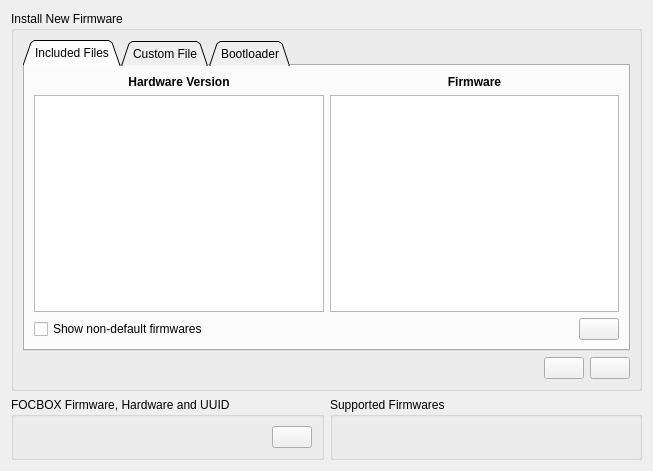
<?xml version="1.0" encoding="UTF-8"?>
<ui version="4.0">
 <class>PageFirmware</class>
 <widget class="QWidget" name="PageFirmware">
  <property name="geometry">
   <rect>
    <x>0</x>
    <y>0</y>
    <width>653</width>
    <height>471</height>
   </rect>
  </property>
  <property name="windowTitle">
   <string>Form</string>
  </property>
  <layout class="QVBoxLayout" name="verticalLayout_4">
   <item>
    <widget class="QGroupBox" name="groupBox">
     <property name="title">
      <string>Install New Firmware</string>
     </property>
     <layout class="QVBoxLayout" name="verticalLayout_3">
      <item>
       <widget class="QTabWidget" name="fwTabWidget">
        <property name="tabShape">
         <enum>QTabWidget::Triangular</enum>
        </property>
        <property name="currentIndex">
         <number>0</number>
        </property>
        <widget class="QWidget" name="tab">
         <attribute name="title">
          <string>Included Files</string>
         </attribute>
         <layout class="QVBoxLayout" name="verticalLayout_7">
          <item>
           <layout class="QHBoxLayout" name="horizontalLayout_5">
            <item>
             <layout class="QVBoxLayout" name="verticalLayout_5">
              <item>
               <widget class="QLabel" name="label">
                <property name="font">
                 <font>
                  <weight>75</weight>
                  <bold>true</bold>
                 </font>
                </property>
                <property name="text">
                 <string>Hardware Version</string>
                </property>
                <property name="alignment">
                 <set>Qt::AlignCenter</set>
                </property>
               </widget>
              </item>
              <item>
               <widget class="QListWidget" name="hwList"/>
              </item>
             </layout>
            </item>
            <item>
             <layout class="QVBoxLayout" name="verticalLayout_6">
              <item>
               <widget class="QLabel" name="label_2">
                <property name="font">
                 <font>
                  <weight>75</weight>
                  <bold>true</bold>
                 </font>
                </property>
                <property name="text">
                 <string>Firmware</string>
                </property>
                <property name="alignment">
                 <set>Qt::AlignCenter</set>
                </property>
               </widget>
              </item>
              <item>
               <widget class="QListWidget" name="fwList"/>
              </item>
             </layout>
            </item>
           </layout>
          </item>
          <item>
           <layout class="QHBoxLayout" name="horizontalLayout_6">
            <item>
             <widget class="QCheckBox" name="showNonDefaultBox">
              <property name="toolTip">
               <string>Show firmwares with non-default compilation options</string>
              </property>
              <property name="text">
               <string>Show non-default firmwares</string>
              </property>
             </widget>
            </item>
            <item>
             <spacer name="horizontalSpacer">
              <property name="orientation">
               <enum>Qt::Horizontal</enum>
              </property>
              <property name="sizeHint" stdset="0">
               <size>
                <width>40</width>
                <height>20</height>
               </size>
              </property>
             </spacer>
            </item>
            <item>
             <widget class="QPushButton" name="changelogButton">
              <property name="toolTip">
               <string>Show firmware changelog</string>
              </property>
              <property name="text">
               <string/>
              </property>
              <property name="icon">
               <iconset resource="../res.qrc">
                <normaloff>:/res/icons/About-96.png</normaloff>:/res/icons/About-96.png</iconset>
              </property>
             </widget>
            </item>
           </layout>
          </item>
         </layout>
        </widget>
        <widget class="QWidget" name="tab_2">
         <attribute name="title">
          <string>Custom File</string>
         </attribute>
         <layout class="QVBoxLayout" name="verticalLayout">
          <item>
           <layout class="QHBoxLayout" name="horizontalLayout_4">
            <item>
             <widget class="QLineEdit" name="fwEdit"/>
            </item>
            <item>
             <widget class="QPushButton" name="chooseButton">
              <property name="sizePolicy">
               <sizepolicy hsizetype="Fixed" vsizetype="Fixed">
                <horstretch>0</horstretch>
                <verstretch>0</verstretch>
               </sizepolicy>
              </property>
              <property name="toolTip">
               <string>Choose file...</string>
              </property>
              <property name="text">
               <string/>
              </property>
              <property name="icon">
               <iconset resource="../res.qrc">
                <normaloff>:/res/icons/Open Folder-96.png</normaloff>:/res/icons/Open Folder-96.png</iconset>
              </property>
             </widget>
            </item>
           </layout>
          </item>
          <item>
           <spacer name="verticalSpacer">
            <property name="orientation">
             <enum>Qt::Vertical</enum>
            </property>
            <property name="sizeHint" stdset="0">
             <size>
              <width>20</width>
              <height>249</height>
             </size>
            </property>
           </spacer>
          </item>
         </layout>
        </widget>
        <widget class="QWidget" name="tab_3">
         <attribute name="title">
          <string>Bootloader</string>
         </attribute>
         <layout class="QVBoxLayout" name="verticalLayout_8">
          <item>
           <widget class="QListWidget" name="blList"/>
          </item>
         </layout>
        </widget>
       </widget>
      </item>
      <item>
       <layout class="QHBoxLayout" name="horizontalLayout_3">
        <item>
         <widget class="DisplayPercentage" name="display" native="true"/>
        </item>
        <item>
         <widget class="QPushButton" name="cancelButton">
          <property name="sizePolicy">
           <sizepolicy hsizetype="Fixed" vsizetype="Fixed">
            <horstretch>0</horstretch>
            <verstretch>0</verstretch>
           </sizepolicy>
          </property>
          <property name="toolTip">
           <string>Cancel upload</string>
          </property>
          <property name="text">
           <string/>
          </property>
          <property name="icon">
           <iconset resource="../res.qrc">
            <normaloff>:/res/icons/Cancel-96.png</normaloff>:/res/icons/Cancel-96.png</iconset>
          </property>
         </widget>
        </item>
        <item>
         <widget class="QPushButton" name="uploadButton">
          <property name="sizePolicy">
           <sizepolicy hsizetype="Fixed" vsizetype="Fixed">
            <horstretch>0</horstretch>
            <verstretch>0</verstretch>
           </sizepolicy>
          </property>
          <property name="toolTip">
           <string>Update firmware on the connected FOCBOX</string>
          </property>
          <property name="text">
           <string/>
          </property>
          <property name="icon">
           <iconset resource="../res.qrc">
            <normaloff>:/res/icons/Download-96.png</normaloff>:/res/icons/Download-96.png</iconset>
          </property>
         </widget>
        </item>
       </layout>
      </item>
     </layout>
    </widget>
   </item>
   <item>
    <layout class="QHBoxLayout" name="horizontalLayout_2">
     <item>
      <widget class="QGroupBox" name="groupBox_2">
       <property name="title">
        <string>FOCBOX Firmware, Hardware and UUID</string>
       </property>
       <layout class="QHBoxLayout" name="horizontalLayout">
        <item>
         <widget class="QLabel" name="currentLabel">
          <property name="text">
           <string/>
          </property>
         </widget>
        </item>
        <item>
         <widget class="QPushButton" name="readVersionButton">
          <property name="sizePolicy">
           <sizepolicy hsizetype="Fixed" vsizetype="Fixed">
            <horstretch>0</horstretch>
            <verstretch>0</verstretch>
           </sizepolicy>
          </property>
          <property name="toolTip">
           <string>Read firmware version</string>
          </property>
          <property name="text">
           <string/>
          </property>
          <property name="icon">
           <iconset resource="../res.qrc">
            <normaloff>:/res/icons/Upload-96.png</normaloff>:/res/icons/Upload-96.png</iconset>
          </property>
         </widget>
        </item>
       </layout>
      </widget>
     </item>
     <item>
      <widget class="QGroupBox" name="groupBox_3">
       <property name="title">
        <string>Supported Firmwares</string>
       </property>
       <layout class="QVBoxLayout" name="verticalLayout_2">
        <item>
         <widget class="QLabel" name="supportedLabel">
          <property name="text">
           <string/>
          </property>
         </widget>
        </item>
       </layout>
      </widget>
     </item>
    </layout>
   </item>
  </layout>
 </widget>
 <customwidgets>
  <customwidget>
   <class>DisplayPercentage</class>
   <extends>QWidget</extends>
   <header>widgets/displaypercentage.h</header>
   <container>1</container>
  </customwidget>
 </customwidgets>
 <resources>
  <include location="../res.qrc"/>
 </resources>
 <connections/>
</ui>
